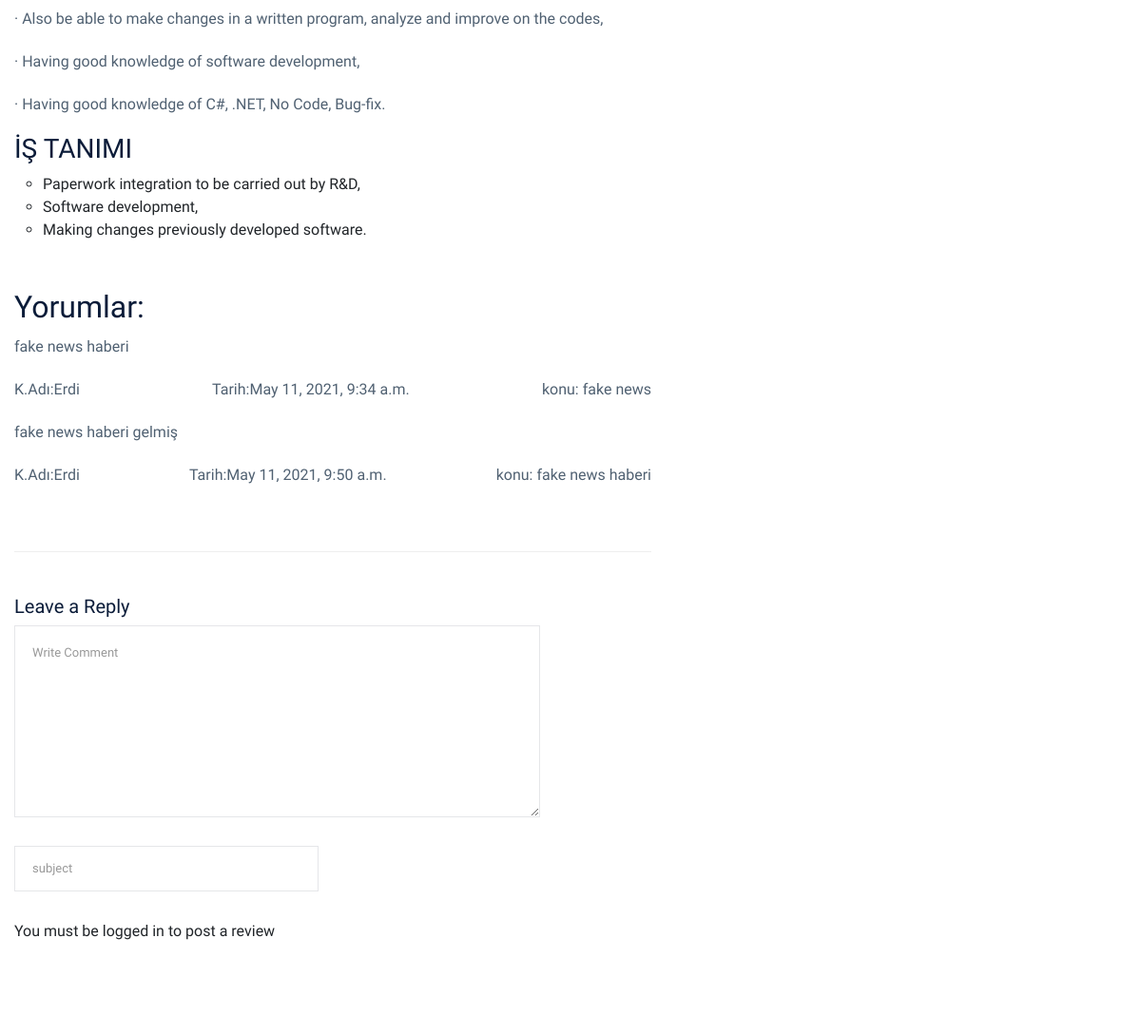
Page /job/7/Java (middle part) on the earlier database version.
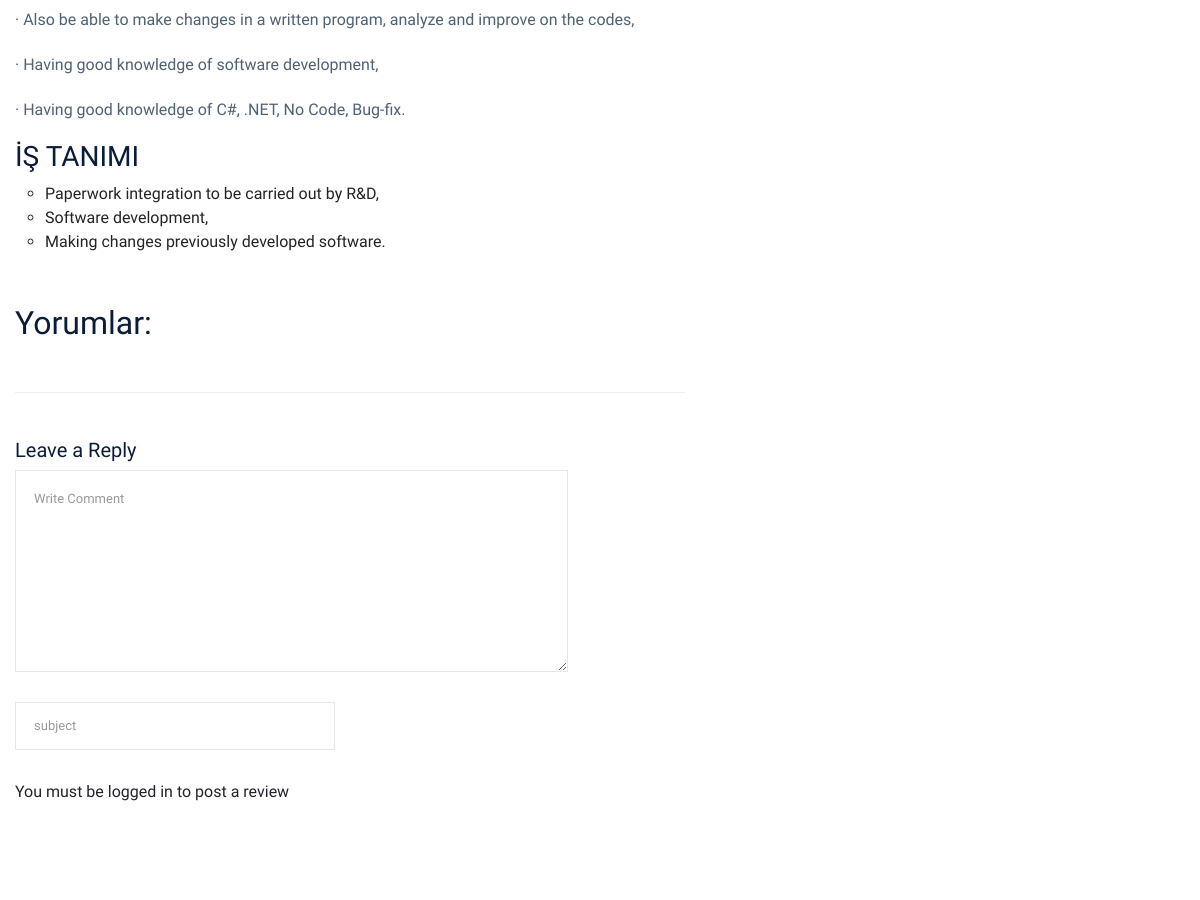
Same page on the later database version.
### job/models.py (models this page shows, shortened)
class Comment(models.Model):
    STATUS = (
        ('New', 'New'),
        ('True', 'True'),
        ('False', 'False'),
    )
    job=models.ForeignKey(Job,on_delete=models.CASCADE)
    user = models.ForeignKey(User, on_delete=models.CASCADE)
    subject = models.CharField(max_length=50, blank=True)
    comment = models.CharField(max_length=250,blank=True)
    ip = models.CharField(max_length=20, blank=True)
    status=models.CharField(max_length=10,choices=STATUS, default='New')
    create_at=models.DateTimeField(auto_now_add=True)
    update_at=models.DateTimeField(auto_now=True)

### home/views.py (the view)
# urls.py: path('job/<int:id>/<slug:slug>', views.job_detail, name='job_detail'),
def job_detail(request,id,slug):
    category = Category.objects.all()
    job = Job.objects.get(pk=id)
    images = Images.objects.filter(job_id=id)
    comments = Comment.objects.filter(job_id=id, status='True')
    context={'job': job,
             'category':category,
             'images': images,
             'comments': comments,
              }
    return render(request,'job_detail.html',context)

### home/templates/job_detail.html (shortened to what this page needs)
{% extends "homebase.html" %}
{% block body %}
    {% load static %}
<div class="job-post-company pt-120 pb-120">
    <div class="container">
        <div class="row justify-content-between">
            <div class="col-xl-7 col-lg-8">
                <div class="job-post-details">
                    <div class="post-details2  mb-50">
                        <h2>{{job.detail|safe}}</h2>
                    </div>
                </div>
                <div class="job-post-details">
                    <div class="post-details2  mb-50">
                        <h2>Yorumlar: </h2>
                        {% for rs in comments %}
                        <div class="comment-list">
                            <div class="desc">
                                <p>{{ rs.comment }}</p>
                                <div class="d-flex justify-content-between">
                                    <div class="d-flex align-items-center">
                                        <p>
                                            K.Adı:{{ rs.user.first_name }}
                                        </p>
                                    </div>
                                    <div>
                                        <p>Tarih:{{ rs.create_at}}</p>
                                    </div>
                                    <div class="reply-btn">
                                        <p>konu: {{ rs.subject }}</p>
                                    </div>
                                </div>
                            </div>
                        </div>
                        {% endfor %}
                    </div>
                </div>
                <div class="comment-form">
                    <h5>Leave a Reply</h5>
                    <form class="form-contact comment_form" action="/job/addcomment/{{ job.id }}" method="post">
                        <div class="row">
                            <div class="col-10">
                                <div class="form-group">
                              <textarea class="form-control w-100" name="comment" id="id_comment" cols="30" rows="9"
                                        placeholder="Write Comment"></textarea>
                                </div>
                            </div>
                            <div class="col-sm-6">
                                <div class="form-group">
                                    <input class="form-control" name="subject" type="text"
                                           placeholder="subject">
                                </div>
                            </div>
                        </div>
                        <div class="form-group">
                            {% if user.id is not None %}
                            <button class="primary-btn">Submit</button>
                            {% else %}
                            You must be logged in to post a review
                            {% endif %}
                        </div>
                    </form>
                </div>
            </div>
            <div class="col-xl-4 col-lg-4">
            </div>
        </div>
    </div>
</div>
{% endblock %}

Differences in the rows shown:
removed Comment: comment "fake news haberi", user.first_name "Erdi", create_at "May 11, 2021, 9:34 a.m.", subject "fake news"
removed Comment: comment "fake news haberi gelmiş", user.first_name "Erdi", create_at "May 11, 2021, 9:50 a.m.", subject "fake news haberi"
